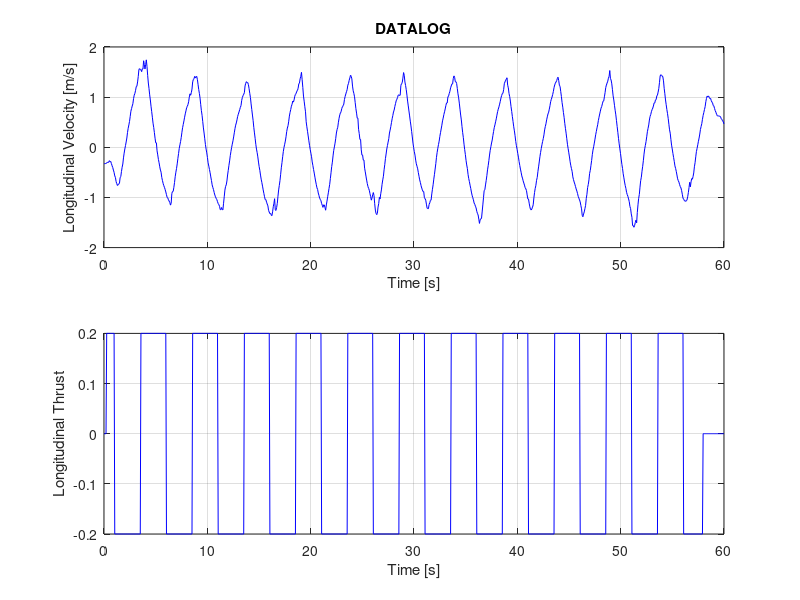

Write the MATLAB code that produced this figure.
%% Atividade A1: Estudo de caso para o controle de velocidade longitudinal de um quadricóptero.
clear all; close all; clc;

%% Setup
% Carregando os dados
data = load('datalog_lon_vel.txt');
t = data(:,1);          % Coluna 1: tempo (s)
u = data(:,2);          % Coluna 2: comando [-1,1]
y = data(:,3);          % Coluna 3: velocidade [m/s]

t_sim = 60;             % tempo de simulação
Ts = 0.065;             % periodo de amostragem
N = round( t_sim/Ts ); %length(t)    % numero total de amostras

% Plot do Datalog
figure; 
% Velocidade longitudinal
subplot(2,1,1); plot(t, y, 'b'); grid on;
xlabel('Time [s]'); ylabel('Longitudinal Velocity [m/s]'); 
title('DATALOG', 'FontWeight', 'bold');
% Comando
subplot(2,1,2); plot(t, u, 'b'); grid on;
xlabel('Time [s]'); ylabel('Longitudinal Thrust')

%% Modelagem da Planta - 2ª Ordem
% G(z) = Y(Z)/U(Z) = (b0 + b1*z^(-1)) *z^(-1) / 1 + a1*z^(-1) + a2*z^(-1)
% y[n] = -a1*ym(n-1) -a2*y(n-2) + b0*u(n-1) + b1*u(n-2);

% Estimação dos parametros da eq. das diferenças

% Fatiando o datalog
t_i = 1; N_i = round(t_i/Ts);
t_f = 4; N_f = round(t_f/Ts);
u_i = u(N_i:N_f); y_i = y(N_i:N_f); N_id = length(y_i);

% Met. de Minimos Quadrados
PHI=[];
for n=3:N_id
    PHI = [PHI ; [-y_i(n-1) -y_i(n-2) u_i(n-1) u_i(n-2)] ];
end

theta = inv(PHI' * PHI) * PHI' * y_i(3:N_id);
a1 = theta(1); a2 = theta(2); b0 = theta(3); b1 = theta(4);

%% Simulação da saída estimada pelo modelo
ym = zeros(N,1);          % inicialização da saida estimada
ym(1:2) = y(1:2);         % condições iniciais

ym(1:2)=y(1:2);
for n = 3:N
    ym(n) = -a1*ym(n-1) -a2*ym(n-2) +b0*u(n-1) +b1*u(n-2);
end

%% Plot do modelo identificado
%figure;
% t = (0:length(u)-1) * Ts;
% 
% figure;
% plot(t, u, 'r', 'LineWidth', 1.5); hold on;
% plot(t, y, 'b', 'LineWidth', 1.5);
% plot(t, ym, 'k--', 'LineWidth', 1.5);
% legend('u(t) - Entrada', 'y(t) - Saída Real', 'ym(t) - Saída Estimada', 'Location', 'Best');
% xlabel('Time (s)');
% ylabel('Amplitude');
% title('Comparação entre Entrada, Saída Real e Saída Estimada');
% grid on;
